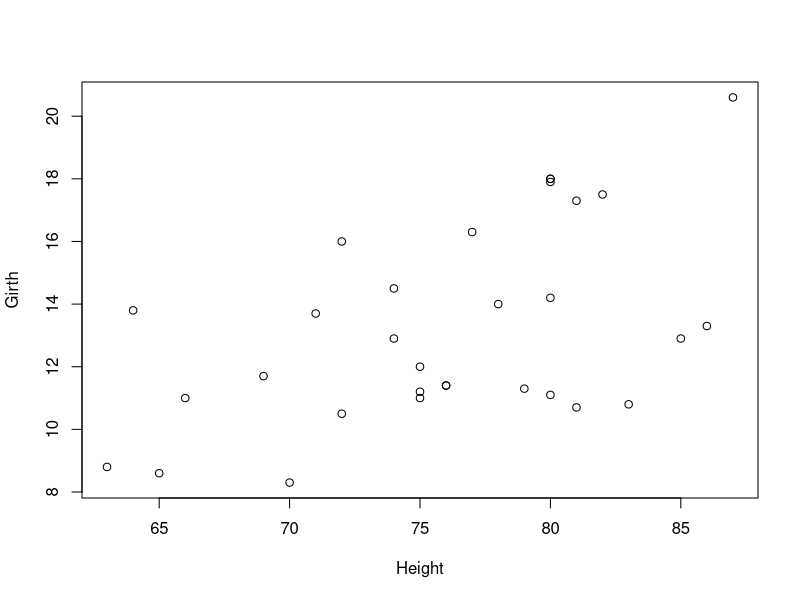
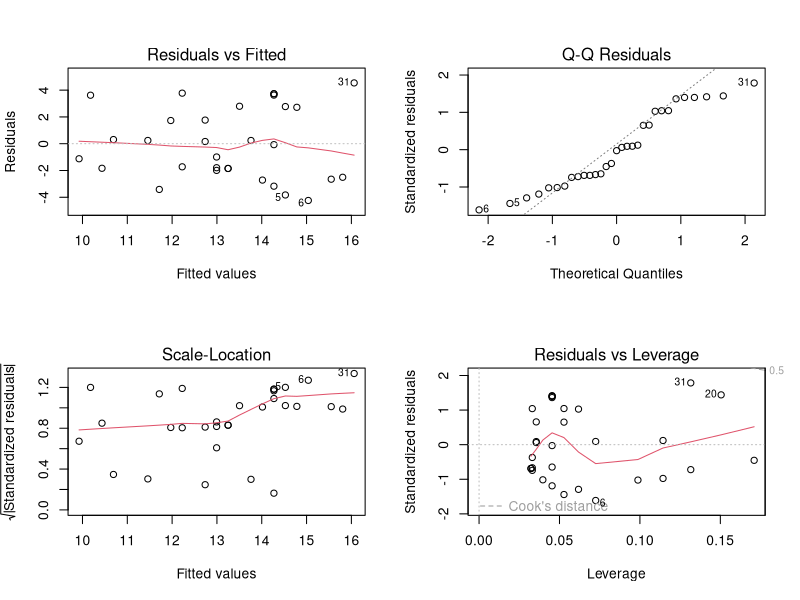
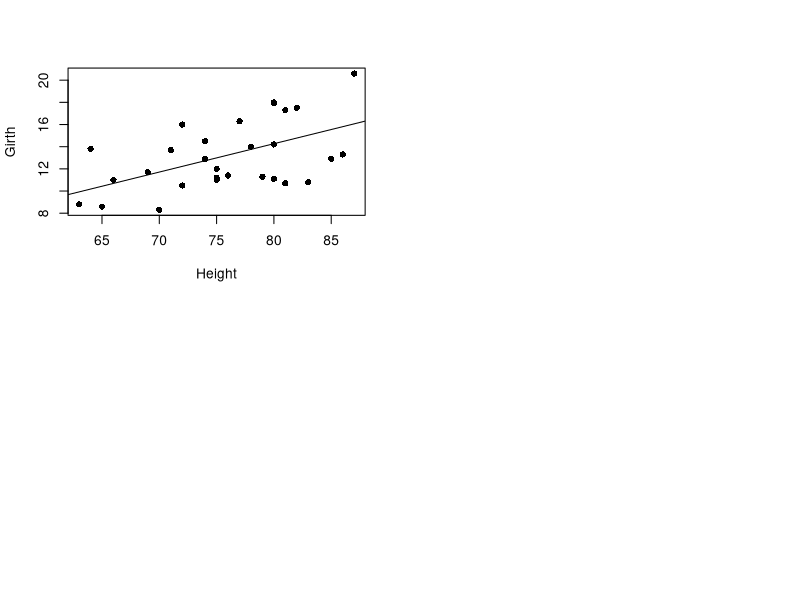
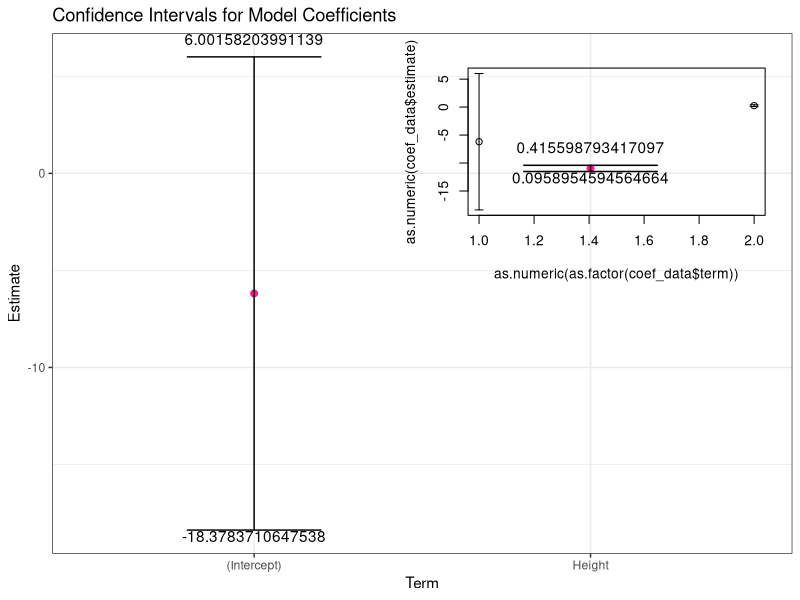
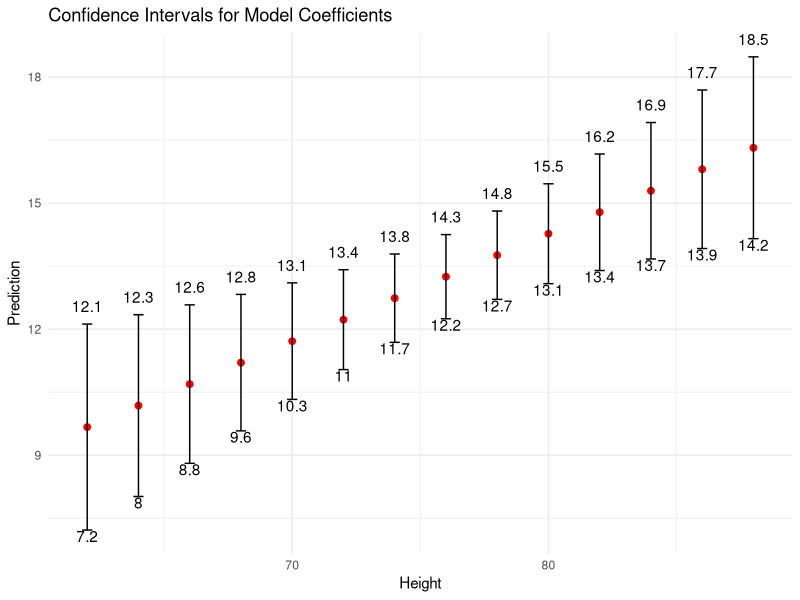
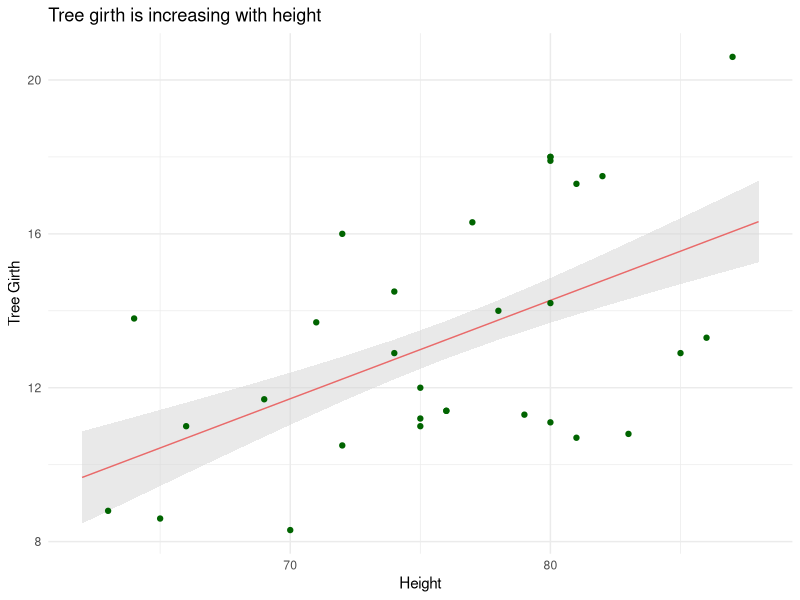
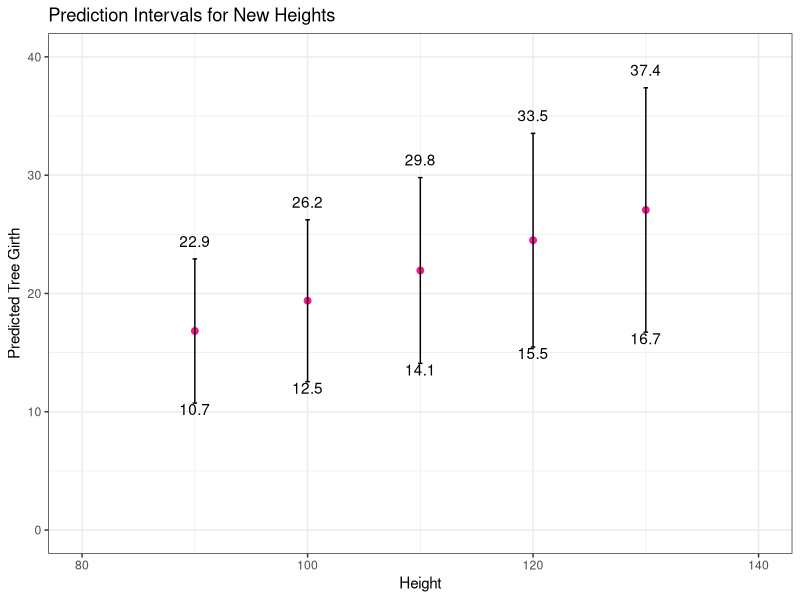
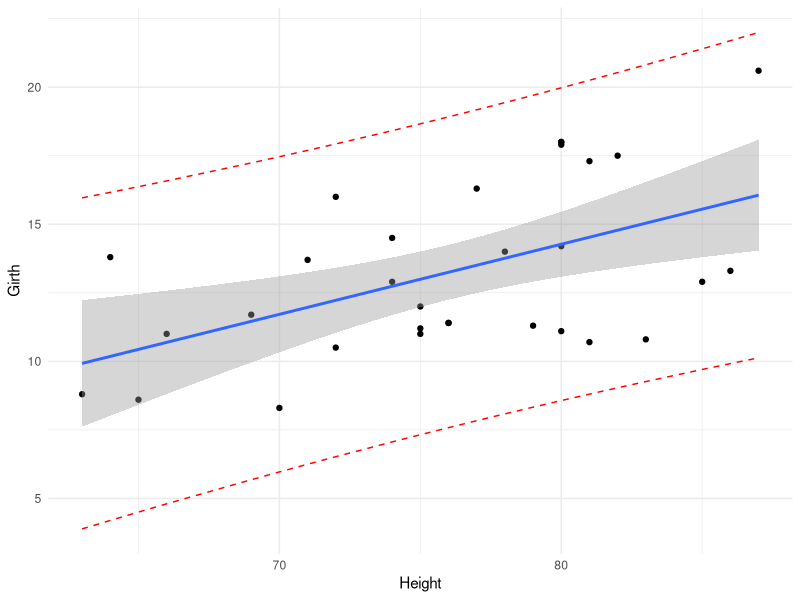

The R script that drew these images, in order:
# Tutorial draft
# We begin by taking a look at confidence intervals for a simple trees dataset
# Load packages ----
library(ggplot2)

# Loading data
data(trees)

# Build a linear model for trees  
plot(Girth ~ Height, data = trees)
model <- lm(Girth ~ Height, data = trees)
summary(model)
coef(model)

# Plot to check no violation of assumptions
par(mfrow = c(2,2))
plot(model)
# seems okay no clear violation!

# Save  plot to figures folder
png("figures/model_1.png")
par(mfrow = c(2,2))
plot(model)
dev.off()

plot(Girth ~ Height, data = trees, pch = 16)
abline(model)

# Save  plot to figures folder
png("figures/model_2.png")
plot(Girth ~ Height, data = trees)
abline(model)
dev.off()


# We will now find Confidence intervals for our model.
# R has a built in function to find confidence intervals, however we will manually find these intervals and then test against the function
# We need an understanding of how to find the mean, standard error, t-score, and margins of error
model <- lm(Girth ~ Height, data = trees)

# Learning how to construct a confidence interval in essential in ecology, as we often need to fully understand how to analyse a confidence interval.
# We will print the summary of our model then extract the relevant information
(sum_m <- summary(model))

# We extract the models coeeficients from the estimates in our summary 
model_est <- coef(model)
# We extract the standard errors
model_se <- sum_m$coefficients[, 2]  # the use of 2 takes us to the coeffecients then the 2nd column

# We now find our sample size
sample <- length(trees$Girth)

# We now find the degrees of freedom
# In a simple linear regression model with one predictor variable, 
# the degrees of freedom is calculated as n – 2, where n is the total number of observations.

degrees_freedom <- sample - 2 
degrees_freedom

# Calculate t-score for 95% confidence interval
# We use the qt function here!
alpha <- 0.05 # alpha is 0.05 for a 95% conf interval
score <- qt(p = alpha / 2, df = degrees_freedom, lower.tail = FALSE)

# Calculate margin of error for the coefficients
margin <- score * model_se

# Calculate the confidence intervals (lower and upper bounds)
lower_bounds <- model_est - margin
upper_bounds <- model_est + margin

# Print the confidence intervals
print(cbind(lower_bounds, upper_bounds))


# Compare to the built in r function!
confint(model, level=0.95)

# We will now learn to plot confidence intervals in R!

library(ggplot2)

# Model coefficients and confidence intervals into a data frame
coef_data <- data.frame(
  term = names(model_est),
  estimate = model_est,             # Point estimates from the model
  lower = lower_bounds,            # Lower bounds of the confidence intervals
  upper = upper_bounds            # Upper bounds of the confidence intervals
)

coef_data
# 95% conf intervals!!
(conf_int <- (ggplot(data = coef_data) +
  geom_point(aes(x = term, y = estimate), color = "deeppink", size = 2) +
  geom_errorbar(aes(x = term, ymin = lower, ymax = upper), width = 0.4, color = "black", size = 0.5)+
  geom_text(aes(x = term, y = lower, label = lower,  vjust = 1)) +
  geom_text(aes(x = term, y = upper, label = upper,  vjust = -1)) +
  theme_minimal() +
    theme_bw() +
  labs(title = "Confidence Intervals for Model Coefficients",
       x = "Term", 
       y = "Estimate")))

ggsave("figures/Conf-Int.png", 
       plot = conf_int, 
       width = 10, 
       height = 5)

# Have a think, what kind of confidence intervals do we want?
# Narrow confidence intervals show more precision within a model.

# Import plotrix library 
install.packages("plotrix")
library(plotrix) 

# Create plotrix plot with confidence intervals 
plotCI(x = as.numeric(as.factor(coef_data$term)),
       y = as.numeric(coef_data$estimate),
       li = as.numeric(coef_data$lower),
       ui = as.numeric(coef_data$upper))

library(ggeffects)  # install the package first if you haven't already, then load it

# We have seen how to model the coefficients and the confidence intervals, what about the data we predict?
# Often when working with data in ecology, we want to predict what our future model might look like
# So far, we have plotted confidence intervals for the model parameters - the intercept and slope
# You might be thinking but what about future predictions?
# Good question, lets find out!!

# R has a prediction function within the `ggeffects` package. We can find confidence levels in future predictions.

# Extract the prediction data frame
pred_m <- ggpredict(model, terms = c("Height"))  # this gives overall predictions for the Height
pred_m
print(pred_m, n=Inf)
# Plot the predictions 

conf_2 <- (ggplot() +
  geom_point(data = trees, aes(x = Height, y = Girth), color = "darkgreen") +
  geom_line(data = pred_m, aes(x = x, y = predicted), color = "red") +
  geom_ribbon(data = pred_m, aes(x = x, ymin = conf.low, ymax = conf.high), 
              fill = "lightgrey", alpha = 0.5) + # add the 95% confidence intervals 
  theme_minimal() +
    theme_bw() +
  labs(x = "Height", y = "Tree Girth", 
       title = "Tree girth is increasing with height")  )

ggsave("figures/Conf-Int-2.png", 
       plot = conf_2, 
       width = 10, 
       height = 5)

# 95% conf intervals!!
ggplot(data = pred_m) +
  geom_point(aes(x = x, y = predicted), color = "red", size = 2) +
  geom_errorbar(aes(x = x, ymin = conf.low, ymax = conf.high), width = 0.4, color = "black", size = 0.5)+
  geom_text(aes(x = x, y = conf.low, label = round(conf.low, 1),  vjust = 1)) +
  geom_text(aes(x = x, y = conf.high, label = round(conf.high, 1),  vjust = -1)) +
  theme_minimal() +
  labs(title = "Confidence Intervals for Model Coefficients",
       x = "Height", 
       y = "Prediction")


# We notice that we have little data points within the `tree` data, hence, we might want to work with a larger
# data set for more accurate results.

(ggplot(pred_m) + 
    geom_line(aes(x = x, y = predicted), color = "red") +  # slope
    geom_ribbon(aes(x = x, ymin = predicted - std.error, ymax = predicted + std.error), 
                fill = "lightgrey", alpha = 0.5) +  # add the error band
    geom_point(data = trees,                      # adding the raw data 
               aes(x = Height, y = Girth), color = "darkgreen") + 
    labs(x = "Height", y = "Tree Girth", 
         title = "Tree girth is increasing with height") + 
    theme_minimal()
)

# We may now ask but what is the difference between a confidence interval and a prediction interval?
# Good question, lets find out!

# A prediction interval is less certain than a confidence interval. 
# A prediction interval predicts an individual number, whereas a confidence interval predicts the mean value

#create data frame with three new values for height
new_height <- data.frame(Height= c(90, 100, 110, 120, 130))
new_height

#use the fitted model to predict the value for Girth based on the three new values
#for height
predict(model, newdata = new_height)
# example: For a tree with tree height of 90, the predicted tree girth is 16.76 

# create the prediction intervals
predictions <- predict(model, newdata = new_height, interval = "predict", level = 0.95)
predictions
# 95% prediction interval for Tree girth with a height of 90 is 10.58 to 22.93

# level has a default at 95%
comb <- data.frame(cbind(new_height,predictions))
comb

(pred_int <- (ggplot(data = comb) +
                geom_point(aes(x = Height, y = fit), color = "deeppink", size = 2) +
                geom_errorbar(aes(x = Height, ymin = lwr, ymax = upr), width = 0.4, color = "black", size = 0.5)+
                geom_text(aes(x = Height, y = lwr, label = round(lwr, 1),  vjust = 1)) +
                geom_text(aes(x = Height, y = upr, label = round(upr, 1),  vjust = -1)) +
                ylim(0, 40) + 
                xlim(80,140) + # added scale limits
                theme_minimal() +
                theme_bw() +
                labs(title = "Prediction Intervals for New Heights",
                     x = "Height", 
                     y = "Predicted Tree Girth")))

ggsave("figures/Prediction-int.png", 
       plot = pred_int, 
       width = 10, 
       height = 5)

# Plot the prediction intervals 
# use model to create prediction intervals

predictions <- predict(model, newdata = trees, interval = "predict", level = 0.95)

#create dataset that contains original data along with prediction intervals
combined <- cbind(trees, predictions) # Add new column to combined

(predict_plot <- (ggplot(combined, aes(x = Height, 
                     y = Girth)) + #define x and y axis variables
  geom_point() + #add raw data points
  stat_smooth(method = lm) + # Confidence intervals 
  geom_line(aes(y = lwr), col = "red", linetype = "dashed") + #lower prediction interval
  geom_line(aes(y = upr), col = "red", linetype = "dashed")) + #upper prediction interval
  theme_minimal())

ggsave("figures/Prediction-plot.png", 
       plot = predict_plot, 
       width = 10, 
       height = 5)



# What do we expect when we move to a 99% prediction interval?
